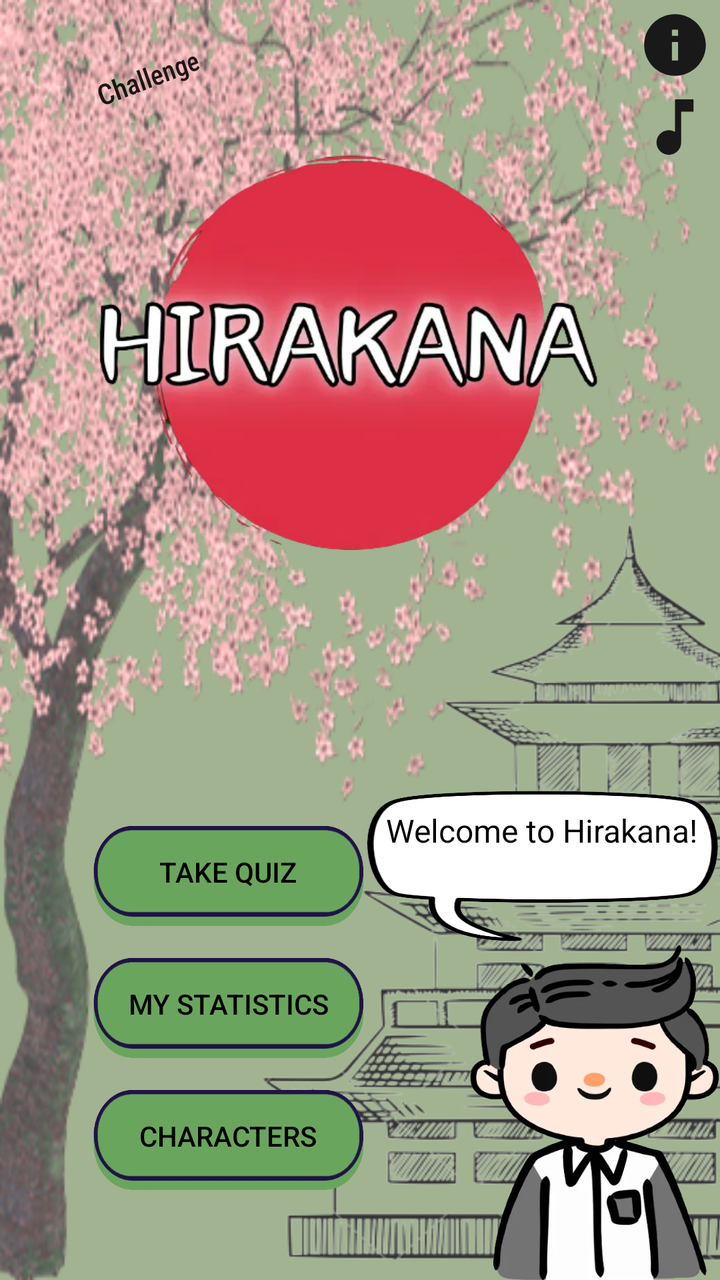
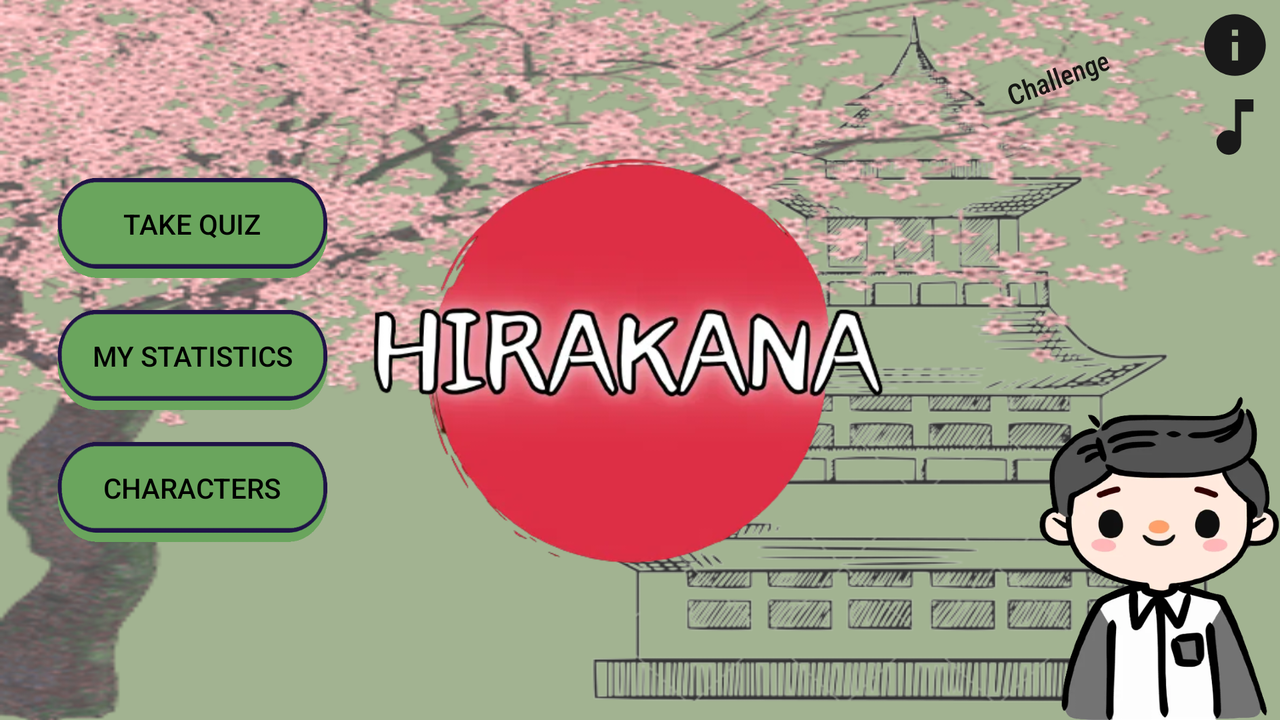

Two renders of one Android screen. The first uses the default layout on a phone; the second uses the alternative layout the repository ships for a different screen configuration, on a matching device. The two XML files are below.
<!-- AndroidManifest.xml: application theme Theme.Hirakana -->
<!-- res/layout/activity_main.xml -->
<?xml version="1.0" encoding="utf-8"?>
<androidx.constraintlayout.widget.ConstraintLayout xmlns:android="http://schemas.android.com/apk/res/android"
    xmlns:app="http://schemas.android.com/apk/res-auto"
    xmlns:tools="http://schemas.android.com/tools"
    android:layout_width="match_parent"
    android:layout_height="match_parent"
    android:background="@color/beige_green"
    tools:context=".ui.destinations.main_title.MainActivity">

    <Button
        android:id="@+id/toQuizButton"
        android:text="@string/button_main_quiz"
        app:icon="@drawable/ic_main_button_quiz"
        app:layout_constraintBottom_toTopOf="@+id/toStatisticButton"
        app:layout_constraintEnd_toEndOf="@+id/toStatisticButton"
        app:layout_constraintHorizontal_bias="0.5"
        app:layout_constraintStart_toStartOf="@+id/toStatisticButton"
        app:layout_constraintTop_toTopOf="@+id/guideline10"
        app:layout_constraintVertical_chainStyle="packed"
        style="@style/hirakana_button_default" />

    <Button
        android:id="@+id/toStatisticButton"
        android:text="@string/button_main_statistics"
        app:icon="@drawable/ic_main_button_statistics"
        app:layout_constraintBottom_toTopOf="@+id/toCharactersButton"
        app:layout_constraintStart_toStartOf="@+id/guideline9"
        app:layout_constraintTop_toBottomOf="@+id/toQuizButton"
        style="@style/hirakana_button_default" />

    <Button
        android:id="@+id/toCharactersButton"
        android:text="@string/button_main_characters"
        app:icon="@drawable/ic_main_button_characters"
        app:layout_constraintBottom_toBottomOf="parent"
        app:layout_constraintEnd_toEndOf="@+id/toStatisticButton"
        app:layout_constraintHorizontal_bias="0.5"
        app:layout_constraintStart_toStartOf="@+id/toStatisticButton"
        app:layout_constraintTop_toBottomOf="@+id/toStatisticButton"
        style="@style/hirakana_button_default" />

    <ImageView
        android:id="@+id/background_tree"
        android:layout_width="0dp"
        android:layout_height="0dp"
        android:scaleType="fitXY"
        app:layout_constraintBottom_toBottomOf="parent"
        app:layout_constraintEnd_toEndOf="parent"
        app:layout_constraintStart_toStartOf="parent"
        app:layout_constraintTop_toTopOf="parent"
        app:srcCompat="@drawable/sakura_tree"
        tools:ignore="ContentDescription" />

    <ImageView
        android:id="@+id/background_temple"
        android:layout_width="0dp"
        android:layout_height="0dp"
        android:scaleType="fitXY"
        app:layout_constraintBottom_toBottomOf="parent"
        app:layout_constraintDimensionRatio="1"
        app:layout_constraintStart_toStartOf="@+id/guideline7"
        app:layout_constraintTop_toTopOf="@+id/guideline8"
        app:srcCompat="@drawable/japanese_temple"
        tools:ignore="ContentDescription" />

    <ImageView
        android:id="@+id/title_logo"
        android:layout_width="0dp"
        android:layout_height="0dp"
        android:rotation="-90"
        app:layout_constraintBottom_toTopOf="@+id/guideline4"
        app:layout_constraintEnd_toEndOf="parent"
        app:layout_constraintStart_toStartOf="parent"
        app:layout_constraintTop_toTopOf="@+id/background_tree"
        app:srcCompat="@drawable/title_logo"
        tools:ignore="ContentDescription" />

    <ImageView
        android:id="@+id/mascot"
        android:layout_width="0dp"
        android:layout_height="0dp"
        android:contentDescription="@string/description_get_info"
        android:scaleType="fitXY"
        app:layout_constraintBottom_toBottomOf="parent"
        app:layout_constraintDimensionRatio="0.75"
        app:layout_constraintEnd_toEndOf="parent"
        app:layout_constraintStart_toStartOf="@+id/guideline11"
        app:srcCompat="@drawable/mascot" />

    <ImageView
        android:id="@+id/chatBubble"
        android:layout_width="0dp"
        android:layout_height="0dp"
        android:scaleType="fitXY"
        app:layout_constraintBottom_toTopOf="@+id/mascot"
        app:layout_constraintEnd_toEndOf="parent"
        app:layout_constraintStart_toEndOf="@+id/toQuizButton"
        app:layout_constraintTop_toTopOf="@id/chatText"
        app:srcCompat="@drawable/chat_bubble"
        tools:ignore="ContentDescription" />

    <ImageView
        android:id="@+id/button_about"
        android:layout_width="wrap_content"
        android:layout_height="wrap_content"
        android:layout_marginTop="4dp"
        android:layout_marginEnd="4dp"
        android:contentDescription="@string/description_about"
        app:layout_constraintEnd_toEndOf="parent"
        app:layout_constraintTop_toTopOf="parent"
        app:srcCompat="@drawable/ic_menu_info" />

    <ImageView
        android:id="@+id/button_bgm"
        android:layout_width="wrap_content"
        android:layout_height="wrap_content"
        android:layout_marginTop="4dp"
        android:layout_marginEnd="4dp"
        android:contentDescription="@string/description_about"
        app:layout_constraintEnd_toEndOf="parent"
        app:layout_constraintTop_toBottomOf="@+id/button_about"
        app:srcCompat="@drawable/ic_main_bgm_on" />

    <androidx.cardview.widget.CardView
        android:id="@+id/challenge_popup"
        android:layout_width="120dp"
        android:layout_height="60dp"
        android:layout_marginStart="12dp"
        android:layout_marginTop="12dp"
        android:background="#00FFFFFF"
        android:backgroundTint="#00FFFFFF"
        android:visibility="invisible"
        app:cardElevation="0dp"
        app:layout_constraintStart_toStartOf="parent"
        app:layout_constraintTop_toTopOf="parent"
        tools:visibility="visible">

        <ImageView
            android:id="@+id/challenge_popup_img"
            android:layout_width="match_parent"
            android:layout_height="match_parent"
            android:background="#00FFFFFF"
            android:contentDescription="@string/description_challenge_bg"
            android:elevation="0dp"
            android:rotation="-8"
            app:srcCompat="@drawable/bg_challenge_popup" />

        <TextView
            android:id="@+id/challenge_popup_text"
            android:layout_width="wrap_content"
            android:layout_height="wrap_content"
            android:layout_gravity="center"
            android:fontFamily="sans-serif-condensed-medium"
            android:paddingStart="8dp"
            android:paddingBottom="5dp"
            android:rotation="-20"
            android:rotationY="15"
            android:text="Challenge"
            android:textAppearance="@style/TextAppearance.AppCompat.Body1"
            tools:ignore="RtlSymmetry" />

    </androidx.cardview.widget.CardView>

    <TextView
        android:id="@+id/chatText"
        android:layout_width="0dp"
        android:layout_height="wrap_content"
        android:layout_marginBottom="32dp"
        android:gravity="center"
        android:paddingStart="10dp"
        android:paddingTop="10dp"
        android:paddingEnd="10dp"
        android:paddingBottom="14dp"
        android:text="@string/greetings"
        android:textColor="#000000"
        android:textSize="16sp"
        app:layout_constraintBottom_toTopOf="@+id/mascot"
        app:layout_constraintEnd_toEndOf="parent"
        app:layout_constraintStart_toStartOf="@+id/chatBubble" />

    <androidx.constraintlayout.widget.Guideline
        android:id="@+id/guideline7"
        android:layout_width="wrap_content"
        android:layout_height="wrap_content"
        android:orientation="vertical"
        app:layout_constraintGuide_percent="0.35" />

    <androidx.constraintlayout.widget.Guideline
        android:id="@+id/guideline8"
        android:layout_width="wrap_content"
        android:layout_height="wrap_content"
        android:orientation="horizontal"
        app:layout_constraintGuide_percent="0.4" />

    <androidx.constraintlayout.widget.Guideline
        android:id="@+id/guideline9"
        android:layout_width="wrap_content"
        android:layout_height="wrap_content"
        android:orientation="vertical"
        app:layout_constraintGuide_percent="0.13" />

    <androidx.constraintlayout.widget.Guideline
        android:id="@+id/guideline10"
        android:layout_width="wrap_content"
        android:layout_height="wrap_content"
        android:orientation="horizontal"
        app:layout_constraintGuide_percent="0.6" />

    <androidx.constraintlayout.widget.Guideline
        android:id="@+id/guideline11"
        android:layout_width="wrap_content"
        android:layout_height="wrap_content"
        android:orientation="vertical"
        app:layout_constraintGuide_percent="0.65" />

    <androidx.constraintlayout.widget.Guideline
        android:id="@+id/guideline4"
        android:layout_width="wrap_content"
        android:layout_height="wrap_content"
        android:orientation="horizontal"
        app:layout_constraintGuide_percent="0.55" />

</androidx.constraintlayout.widget.ConstraintLayout>
<!-- resources referenced by this layout -->
<resources>
  <color name="beige_green">#A2B391</color>
  <!-- drawable ic_main_bgm_on (drawable) -->
  <vector android:autoMirrored="true" android:height="37dp"
      android:tint="#191919" android:viewportHeight="24"
      android:viewportWidth="24" android:width="37dp" xmlns:android="http://schemas.android.com/apk/res/android">
      <path android:fillColor="@android:color/white" android:pathData="M12,3v10.55c-0.59,-0.34 -1.27,-0.55 -2,-0.55 -2.21,0 -4,1.79 -4,4s1.79,4 4,4 4,-1.79 4,-4V7h4V3h-6z"/>
  </vector>
  <!-- drawable ic_main_button_characters (drawable) -->
  <vector android:autoMirrored="true" android:height="24dp"
      android:tint="#191919" android:viewportHeight="24"
      android:viewportWidth="24" android:width="24dp" xmlns:android="http://schemas.android.com/apk/res/android">
      <path android:fillColor="@android:color/white" android:pathData="M12.87,15.07l-2.54,-2.51 0.03,-0.03c1.74,-1.94 2.98,-4.17 3.71,-6.53L17,6L17,4h-7L10,2L8,2v2L1,4v1.99h11.17C11.5,7.92 10.44,9.75 9,11.35 8.07,10.32 7.3,9.19 6.69,8h-2c0.73,1.63 1.73,3.17 2.98,4.56l-5.09,5.02L4,19l5,-5 3.11,3.11 0.76,-2.04zM18.5,10h-2L12,22h2l1.12,-3h4.75L21,22h2l-4.5,-12zM15.88,17l1.62,-4.33L19.12,17h-3.24z"/>
  </vector>
  <!-- drawable ic_main_button_statistics (drawable) -->
  <vector android:autoMirrored="true" android:height="24dp"
      android:tint="#191919" android:viewportHeight="24"
      android:viewportWidth="24" android:width="24dp" xmlns:android="http://schemas.android.com/apk/res/android">
      <path android:fillColor="@android:color/white" android:pathData="M19,3L5,3c-1.1,0 -2,0.9 -2,2v14c0,1.1 0.9,2 2,2h14c1.1,0 2,-0.9 2,-2L21,5c0,-1.1 -0.9,-2 -2,-2zM9,17L7,17v-7h2v7zM13,17h-2L11,7h2v10zM17,17h-2v-4h2v4z"/>
  </vector>
  <!-- drawable ic_menu_info (drawable) -->
  <vector android:autoMirrored="true" android:height="37dp"
      android:tint="#191919" android:viewportHeight="24"
      android:viewportWidth="24" android:width="37dp" xmlns:android="http://schemas.android.com/apk/res/android">
      <path android:fillColor="@android:color/white" android:pathData="M12,2C6.48,2 2,6.48 2,12s4.48,10 10,10 10,-4.48 10,-10S17.52,2 12,2zM13,17h-2v-6h2v6zM13,9h-2L11,7h2v2z"/>
  </vector>
  <string name="button_main_characters">Characters</string>
  <string name="button_main_quiz">Take quiz</string>
  <string name="button_main_statistics">My Statistics</string>
  <string name="description_about">About the app</string>
  <string name="description_challenge_bg">Challenge Popup Image</string>
  <string name="description_get_info">Get some information</string>
  <string name="greetings">Welcome to Hirakana!</string>
  <style name="hirakana_button_default" parent="Widget.AppCompat.Button">
          <item name="android:layout_width">135dp</item>
          <item name="android:layout_height">50dp</item>
          <item name="android:layout_marginBottom">16dp</item>
          <item name="android:background">@drawable/button_main_unpressed</item>
          <item name="android:paddingBottom">4dp</item>
          <item name="android:textColor">#000000</item>
      </style>
  <style name="Theme.Hirakana" parent="Theme.AppCompat.Light.NoActionBar">
          
          <item name="colorPrimary">@android:color/holo_green_light</item>
          <item name="colorPrimaryVariant">@android:color/holo_green_dark</item>
          <item name="colorOnPrimary">#232323</item>
          
          <item name="colorSecondary">@color/teal_200</item>
          <item name="colorSecondaryVariant">@color/teal_700</item>
          <item name="colorOnSecondary">@color/white</item>
          
          <item name="android:statusBarColor">?attr/colorPrimaryVariant</item>
          
      </style>
  <color name="teal_200">#FF03DAC5</color>
  <color name="teal_700">#FF018786</color>
  <color name="white">#FFFFFFFF</color>
</resources>
<!-- res/layout-land/activity_main.xml (the repository's variant of the layout above) -->
<!-- drawn on the phone turned sideways -->
<?xml version="1.0" encoding="utf-8"?>
<androidx.constraintlayout.widget.ConstraintLayout xmlns:android="http://schemas.android.com/apk/res/android"
    xmlns:app="http://schemas.android.com/apk/res-auto"
    xmlns:tools="http://schemas.android.com/tools"
    android:layout_width="match_parent"
    android:layout_height="match_parent"
    android:background="@color/beige_green"
    tools:context=".ui.destinations.main_title.MainActivity">

    <Button
        android:id="@+id/toQuizButton"
        android:layout_width="0dp"
        android:layout_height="50dp"
        android:layout_marginBottom="16dp"
        android:background="@drawable/bg_buttons_main"
        android:paddingBottom="4dp"
        android:text="@string/button_main_quiz"
        android:textColor="#000000"
        app:icon="@drawable/ic_main_button_quiz"
        app:layout_constraintBottom_toTopOf="@+id/toStatisticButton"
        app:layout_constraintEnd_toEndOf="@+id/toStatisticButton"
        app:layout_constraintHorizontal_bias="0.5"
        app:layout_constraintStart_toStartOf="@+id/toStatisticButton"
        app:layout_constraintTop_toTopOf="parent"
        app:layout_constraintVertical_chainStyle="packed" />

    <Button
        android:id="@+id/toStatisticButton"
        android:layout_width="135dp"
        android:layout_height="50dp"
        android:layout_marginBottom="16dp"
        android:background="@drawable/bg_buttons_main"
        android:paddingBottom="4dp"
        android:text="@string/button_main_statistics"
        android:textColor="#000000"
        app:icon="@drawable/ic_main_button_statistics"
        app:layout_constraintBottom_toTopOf="@+id/toCharactersButton"
        app:layout_constraintEnd_toStartOf="@+id/guideline16"
        app:layout_constraintStart_toStartOf="@+id/guideline16"
        app:layout_constraintTop_toBottomOf="@+id/toQuizButton" />

    <Button
        android:id="@+id/toCharactersButton"
        android:layout_width="0dp"
        android:layout_height="50dp"
        android:background="@drawable/bg_buttons_main"
        android:paddingBottom="4dp"
        android:text="@string/button_main_characters"
        android:textColor="#000000"
        app:icon="@drawable/ic_main_button_characters"
        app:layout_constraintBottom_toBottomOf="parent"
        app:layout_constraintEnd_toEndOf="@+id/toStatisticButton"
        app:layout_constraintHorizontal_bias="0.5"
        app:layout_constraintStart_toStartOf="@+id/toStatisticButton"
        app:layout_constraintTop_toBottomOf="@+id/toStatisticButton" />

    <ImageView
        android:id="@+id/background_temple"
        android:layout_width="0dp"
        android:layout_height="0dp"
        android:scaleType="fitXY"
        app:layout_constraintBottom_toBottomOf="parent"
        app:layout_constraintDimensionRatio="1"
        app:layout_constraintEnd_toEndOf="parent"
        app:layout_constraintTop_toTopOf="parent"
        app:srcCompat="@drawable/japanese_temple"
        tools:ignore="ContentDescription" />

    <ImageView
        android:id="@+id/background_tree"
        android:layout_width="0dp"
        android:layout_height="0dp"
        android:scaleType="fitXY"
        app:layout_constraintBottom_toBottomOf="parent"
        app:layout_constraintEnd_toEndOf="parent"
        app:layout_constraintStart_toStartOf="parent"
        app:layout_constraintTop_toTopOf="parent"
        app:srcCompat="@drawable/sakura_tree"
        tools:ignore="ContentDescription" />

    <ImageView
        android:id="@+id/title_logo"
        android:layout_width="0dp"
        android:layout_height="0dp"
        android:rotation="-90"
        app:layout_constraintBottom_toBottomOf="parent"
        app:layout_constraintEnd_toEndOf="parent"
        app:layout_constraintStart_toStartOf="parent"
        app:layout_constraintTop_toTopOf="@+id/background_tree"
        app:srcCompat="@drawable/title_logo"
        tools:ignore="ContentDescription" />

    <ImageView
        android:id="@+id/button_about"
        android:layout_width="wrap_content"
        android:layout_height="wrap_content"
        android:layout_marginTop="4dp"
        android:layout_marginEnd="4dp"
        android:contentDescription="@string/description_about"
        app:layout_constraintEnd_toEndOf="parent"
        app:layout_constraintTop_toTopOf="parent"
        app:srcCompat="@drawable/ic_menu_info" />

    <ImageView
        android:id="@+id/button_bgm"
        android:layout_width="wrap_content"
        android:layout_height="wrap_content"
        android:layout_marginTop="4dp"
        android:layout_marginEnd="4dp"
        android:contentDescription="@string/description_about"
        app:layout_constraintEnd_toEndOf="parent"
        app:layout_constraintTop_toBottomOf="@+id/button_about"
        app:srcCompat="@drawable/ic_main_bgm_on" />

    <ImageView
        android:id="@+id/mascot"
        android:layout_width="0dp"
        android:layout_height="0dp"
        android:contentDescription="@string/description_get_info"
        android:scaleType="fitXY"
        app:layout_constraintBottom_toBottomOf="parent"
        app:layout_constraintDimensionRatio="0.75"
        app:layout_constraintEnd_toEndOf="parent"
        app:layout_constraintTop_toTopOf="@+id/guideline10"
        app:srcCompat="@drawable/mascot" />

    <androidx.cardview.widget.CardView
        android:id="@+id/challenge_popup"
        android:layout_width="120dp"
        android:layout_height="60dp"
        android:layout_marginTop="12dp"
        android:layout_marginEnd="12dp"
        android:background="#00FFFFFF"
        android:backgroundTint="#00FFFFFF"
        android:visibility="invisible"
        app:cardElevation="0dp"
        app:layout_constraintEnd_toStartOf="@+id/button_about"
        app:layout_constraintTop_toTopOf="parent"
        tools:visibility="visible">

        <ImageView
            android:id="@+id/challenge_popup_img"
            android:layout_width="match_parent"
            android:layout_height="match_parent"
            android:background="#00FFFFFF"
            android:contentDescription="@string/description_challenge_bg"
            android:elevation="0dp"
            android:rotation="-8"
            app:srcCompat="@drawable/bg_challenge_popup" />

        <TextView
            android:id="@+id/challenge_popup_text"
            android:layout_width="wrap_content"
            android:layout_height="wrap_content"
            android:layout_gravity="center"
            android:fontFamily="sans-serif-condensed-medium"
            android:paddingStart="8dp"
            android:paddingBottom="5dp"
            android:rotation="-20"
            android:rotationY="15"
            android:text="Challenge"
            android:textAppearance="@style/TextAppearance.AppCompat.Body1"
            tools:ignore="RtlSymmetry" />

    </androidx.cardview.widget.CardView>

    <ImageView
        android:id="@+id/chatBubble"
        android:layout_width="0dp"
        android:layout_height="0dp"
        android:scaleType="fitXY"
        app:layout_constraintBottom_toTopOf="@+id/mascot"
        app:layout_constraintEnd_toEndOf="parent"
        app:layout_constraintStart_toStartOf="@+id/guideline11"
        app:layout_constraintTop_toTopOf="@id/chatText"
        app:srcCompat="@drawable/chat_bubble"
        tools:ignore="ContentDescription"
        tools:visibility="invisible" />

    <TextView
        android:id="@+id/chatText"
        android:layout_width="0dp"
        android:layout_height="wrap_content"
        android:layout_marginBottom="32dp"
        android:gravity="center"
        android:paddingStart="10dp"
        android:paddingTop="10dp"
        android:paddingEnd="10dp"
        android:paddingBottom="14dp"
        android:text="@string/greetings"
        android:textColor="#000000"
        android:textSize="16sp"
        app:layout_constraintBottom_toTopOf="@+id/mascot"
        app:layout_constraintEnd_toEndOf="parent"
        app:layout_constraintStart_toStartOf="@+id/chatBubble"
        tools:text="Sample text"
        tools:visibility="invisible" />

    <androidx.constraintlayout.widget.Guideline
        android:id="@+id/guideline10"
        android:layout_width="wrap_content"
        android:layout_height="wrap_content"
        android:orientation="horizontal"
        app:layout_constraintGuide_percent="0.55" />

    <androidx.constraintlayout.widget.Guideline
        android:id="@+id/guideline11"
        android:layout_width="wrap_content"
        android:layout_height="wrap_content"
        android:orientation="vertical"
        app:layout_constraintGuide_percent="0.675" />

    <androidx.constraintlayout.widget.Guideline
        android:id="@+id/guideline16"
        android:layout_width="wrap_content"
        android:layout_height="wrap_content"
        android:orientation="vertical"
        app:layout_constraintGuide_percent="0.15" />

</androidx.constraintlayout.widget.ConstraintLayout>
<!-- resources referenced by the variant -->
<!-- as the phone turned sideways resolves them -->
<resources>
  <color name="beige_green">#A2B391</color>
  <!-- drawable bg_buttons_main (drawable) -->
  <?xml version="1.0" encoding="utf-8"?>
  <selector xmlns:android="http://schemas.android.com/apk/res/android">
      <item android:state_pressed="true"
            android:drawable="@drawable/button_main_pressed"/>
      <item android:drawable="@drawable/button_main_unpressed"/>
  </selector>
  <!-- drawable ic_main_bgm_on (drawable) -->
  <vector android:autoMirrored="true" android:height="37dp"
      android:tint="#191919" android:viewportHeight="24"
      android:viewportWidth="24" android:width="37dp" xmlns:android="http://schemas.android.com/apk/res/android">
      <path android:fillColor="@android:color/white" android:pathData="M12,3v10.55c-0.59,-0.34 -1.27,-0.55 -2,-0.55 -2.21,0 -4,1.79 -4,4s1.79,4 4,4 4,-1.79 4,-4V7h4V3h-6z"/>
  </vector>
  <!-- drawable ic_main_button_characters (drawable) -->
  <vector android:autoMirrored="true" android:height="24dp"
      android:tint="#191919" android:viewportHeight="24"
      android:viewportWidth="24" android:width="24dp" xmlns:android="http://schemas.android.com/apk/res/android">
      <path android:fillColor="@android:color/white" android:pathData="M12.87,15.07l-2.54,-2.51 0.03,-0.03c1.74,-1.94 2.98,-4.17 3.71,-6.53L17,6L17,4h-7L10,2L8,2v2L1,4v1.99h11.17C11.5,7.92 10.44,9.75 9,11.35 8.07,10.32 7.3,9.19 6.69,8h-2c0.73,1.63 1.73,3.17 2.98,4.56l-5.09,5.02L4,19l5,-5 3.11,3.11 0.76,-2.04zM18.5,10h-2L12,22h2l1.12,-3h4.75L21,22h2l-4.5,-12zM15.88,17l1.62,-4.33L19.12,17h-3.24z"/>
  </vector>
  <!-- drawable ic_main_button_statistics (drawable) -->
  <vector android:autoMirrored="true" android:height="24dp"
      android:tint="#191919" android:viewportHeight="24"
      android:viewportWidth="24" android:width="24dp" xmlns:android="http://schemas.android.com/apk/res/android">
      <path android:fillColor="@android:color/white" android:pathData="M19,3L5,3c-1.1,0 -2,0.9 -2,2v14c0,1.1 0.9,2 2,2h14c1.1,0 2,-0.9 2,-2L21,5c0,-1.1 -0.9,-2 -2,-2zM9,17L7,17v-7h2v7zM13,17h-2L11,7h2v10zM17,17h-2v-4h2v4z"/>
  </vector>
  <!-- drawable ic_menu_info (drawable) -->
  <vector android:autoMirrored="true" android:height="37dp"
      android:tint="#191919" android:viewportHeight="24"
      android:viewportWidth="24" android:width="37dp" xmlns:android="http://schemas.android.com/apk/res/android">
      <path android:fillColor="@android:color/white" android:pathData="M12,2C6.48,2 2,6.48 2,12s4.48,10 10,10 10,-4.48 10,-10S17.52,2 12,2zM13,17h-2v-6h2v6zM13,9h-2L11,7h2v2z"/>
  </vector>
  <string name="button_main_characters">Characters</string>
  <string name="button_main_quiz">Take quiz</string>
  <string name="button_main_statistics">My Statistics</string>
  <string name="description_about">About the app</string>
  <string name="description_challenge_bg">Challenge Popup Image</string>
  <string name="description_get_info">Get some information</string>
  <string name="greetings">Welcome to Hirakana!</string>
  <style name="Theme.Hirakana" parent="Theme.AppCompat.Light.NoActionBar">
          
          <item name="colorPrimary">@android:color/holo_green_light</item>
          <item name="colorPrimaryVariant">@android:color/holo_green_dark</item>
          <item name="colorOnPrimary">#232323</item>
          
          <item name="colorSecondary">@color/teal_200</item>
          <item name="colorSecondaryVariant">@color/teal_700</item>
          <item name="colorOnSecondary">@color/white</item>
          
          <item name="android:statusBarColor">?attr/colorPrimaryVariant</item>
          
      </style>
  <color name="teal_200">#FF03DAC5</color>
  <color name="teal_700">#FF018786</color>
  <color name="white">#FFFFFFFF</color>
</resources>
